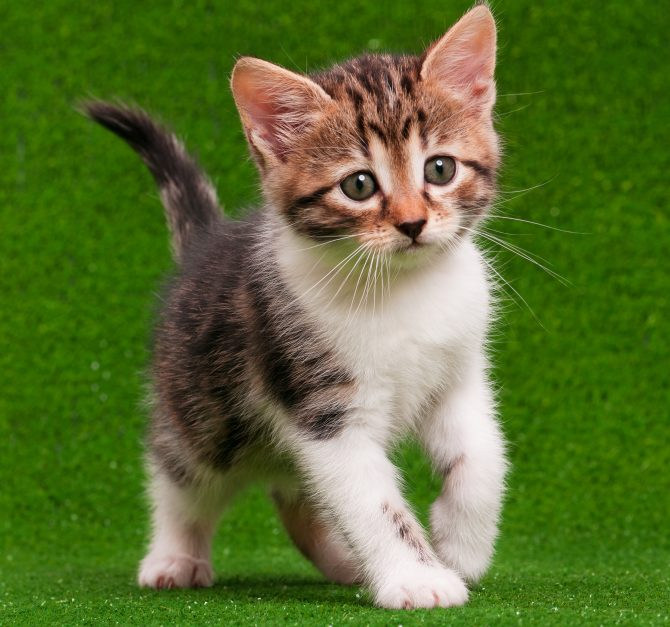
#> input picture Week 9/kitten01.jpg, 670 x 627 px, found by its file name
$ jupyter execute --allow-errors Week09_TugasPraktikum_NareshPratista.ipynb
#> lines starting #> are read from the running program, lines starting #| are printed output that depends on the picture; after the words box and inside, x2 and y2 are one past the last pixel; in counts of white or black regions, pixels touching at a corner belong together
# **PCVK WEEK 9 - Morfologi**
- Naresh Pratista
- 2141720057
- TI-3H

[cell 1]
# Import Google Cobal
from google.colab import drive
drive.mount('/content/drive')

[cell 2]
# Import beberapa library

import cv2
import numpy as np
from matplotlib import pyplot as plt
from google.colab.patches import cv2_imshow

### **Buatlah fungsi dilasi serta tampilkan hasil dilasi pada citra dengan Structuring Element Dilasi (SED) berbentuk cross 3 x 3 tanpa menggunakan library morphology dari openCV**

[cell 3]
#Dilasi tanpa library

def dilasi_citra(F,w):
  p,q= F.shape

  imgD= np.zeros((p,q), dtype=np.uint8)


  SED= np.ones((w,w), dtype=np.uint8)
  constant1= (w-1)//2

  #Proses Dilasi
  for i in range(constant1, p-constant1):
    for j in range(constant1,q-constant1):

      temp= F[i-constant1:i+constant1+1, j-constant1:j+constant1+1]
      product= temp*SED
      imgD[i,j]= np.max(product)

  return imgD

img_d= cv2.imread('/content/drive/MyDrive/Week 9/platnomor.jpg',0)

# pemilihan nilai threshold() bergantung pada citra (pencahayaan, tingkat noise, dan dll)
ret, thresh = cv2.threshold(img_d, 125, 200, cv2.THRESH_BINARY)
w=3

#> (the rest of this cell did not finish here and is left out)

### **Buatlah program implementasi operasi dilasi Structuring Element Dilasi (SED) berbentuk cross 3 x 3 dengan menggunakan library morphology dari openCV**

[cell 4]
img = cv2.imread('/content/drive/MyDrive/Week 9/platnomor.jpg')
ret, thresh = cv2.threshold(img, 127, 225, cv2.THRESH_BINARY)
kernel = np.ones((3,3),np.uint16)

# iterations = 1 : memperluas atau memperbesar area objek dalam citra biner.
# jika nilianya diubah berarti di perbesar sesuai dengan nilai tersebut
#> (the rest of this cell did not finish here and is left out)

### **Buatlah fungsi erosi serta tampilkan hasil erosi pada citra dengan Structuring Element Erosi (SE) berbentuk square 5 x 5 tanpa menggunakan library morphology dari openCV**

[cell 5]
# Erosi Tanpa Library
def erosi_citra(F, k):
    # Size image
    m, n = F.shape

    # Generate structure element erosi (SE)
    SE = np.ones((k, k), dtype=np.uint8)
    constant = (k - 1) // 2
    imgE = np.zeros((m, n), dtype=np.uint8)

    # Proses Erosi
    for i in range(constant, m - constant):
        for j in range(constant, n - constant):
            temp = F[i - constant:i + constant + 1, j - constant:j + constant + 1]
            product = temp * SE
            # mencari nilai terkecil dari array product
            imgE[i, j] = np.min(product)

    return imgE

img_e = cv2.imread('/content/drive/MyDrive/Week 9/platnomor.jpg', 0)
ret1, thresh1 = cv2.threshold(img_e, 175, 225, cv2.THRESH_BINARY)
k = 5
#> (the rest of this cell did not finish here and is left out)

### **Buatlah program implementasi operasi dilasi Structuring Element Erosi (SE) berbentuk square 5 x 5 dengan menggunakan library morphology dari openCV**

[cell 6]
img = cv2.imread('/content/drive/MyDrive/Week 9/platnomor.jpg')

# Menggunakan kernel untuk erosi
kernel = np.ones((5, 5), np.uint8)
#> (the rest of this cell did not finish here and is left out)

### **Buatlah program implementasi operasi opening dengan Structuring Element berbentuk square 3 x 3 tanpa dan dengan menggunakan library morphology dari openCV**

[cell 7]
img = cv2.imread('/content/drive/MyDrive/Week 9/platnomor.jpg', 0)

# Lakukan thresholding
ret, thresh = cv2.threshold(img, 127, 255, cv2.THRESH_BINARY)  # Perubahan di sini

# Buat elemen kernel
kernel = np.ones((3, 3), np.uint8)

# Operasi Closing (penutupan)
#> (the rest of this cell did not finish here and is left out)

### **buatlah program implementasi operasi dilasi dengan Structuring Element berbentuk Cross 3 x 3 dan 5 x 5**

[cell 8]
# Dilasi Cross SED nilai w tidak otomatis menjadi SED (kernel)
def dilasi_citra(F, w, SED):
    p, q = F.shape
    imgD = np.zeros((p, q), dtype=np.uint8)
    constant1 = (w - 1) // 2

    for i in range(constant1, p - constant1):
        for j in range(constant1, q - constant1):
            temp = F[i - constant1:i + constant1 + 1, j - constant1:j + constant1 + 1]
            product = temp * SED
            imgD[i, j] = np.max(product)

    return imgD

# SED = Cross 3
SED_3 = np.array([[0, 1, 0], [1, 1, 1], [0, 1, 0]], dtype=np.uint8)

print('SED = Cross 3')

img_d = cv2.imread('/content/drive/MyDrive/Week 9/platnomor.jpg', 0)
ret, thresh = cv2.threshold(img_d, 127, 225, cv2.THRESH_BINARY)
w = 3
#> (the rest of this cell did not finish here and is left out)

### **Buatlah program implementasi operasi erosi dengan Structuring Element berbentuk Rectangle 3 x 5 dan 5 x 7**

#> (a cell that did not finish here is left out)

### **Buatlah program implementasi operasi erosi dengan Structuring Element berbentuk Line Vertikal 3 dan 5**

[cell 10]
# Erosi Line Vertikal SE
def erosi_citra(F, k):
    # Size image
    m, n = F.shape

    # Generate structure element erosi (SE)
    SE = cv2.getStructuringElement(cv2.MORPH_RECT, (1, k))  # SE line vertikal
    constant = (k - 1) // 2
    imgE = np.zeros((m, n), dtype=np.uint8)

    # Proses Erosi
    for i in range(constant, m - constant):
        for j in range(constant, n - constant):
            temp = F[i - constant:i + constant + 1, j - constant:j + constant + 1]
            product = temp * SE
            imgE[i, j] = np.min(product)

    return imgE

print('SE = Line Vertikal 3')
img_e = cv2.imread('/content/drive/MyDrive/Week 9/platnomor.jpg', 0)
ret1, thresh1 = cv2.threshold(img_e, 127, 225, cv2.THRESH_BINARY)
k = 3
#> (the rest of this cell did not finish here and is left out)

### **TopHat**

[cell 11]
# Getting the kernel to be used in Top-Hat filter
kernel_size = (3, 3)
kernel = cv2.getStructuringElement(cv2.MORPH_RECT, kernel_size)

# Reading the image named 'plat nomer.jpg'
img = cv2.imread('/content/drive/MyDrive/Week 9/kitten01.jpg')
#> img is the input picture: shape (627, 670, 3); mean B, G, R 49.8, 111.2, 90.9
img = cv2.cvtColor(img, cv2.COLOR_BGR2GRAY)
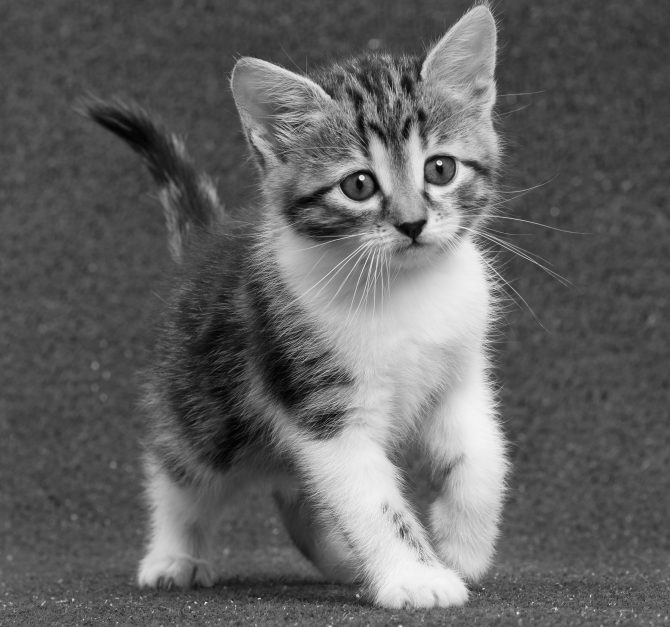
#> img: shape (627, 670); min 0, max 253, mean 98.1

# Applying the Top-Hat operation
tophat_img = cv2.morphologyEx(img, cv2.MORPH_TOPHAT, kernel)

# Plot the original image and the Top-Hat result
plt.subplot(131), plt.imshow(img, cmap='gray')
plt.title('Citra Awal'), plt.xticks([]), plt.yticks([])
plt.subplot(132), plt.imshow(tophat_img, cmap='gray')
plt.title('Citra Hasil TOP HAT'), plt.xticks([]), plt.yticks([])
plt.show()

### **Blackhat**

[cell 12]
# Mendefinisikan ukuran filter (kernel)
filterSize = (3, 3)
kernel = cv2.getStructuringElement(cv2.MORPH_RECT, filterSize)

# Membaca citra 'kitten01.jpg' dan mengubahnya ke citra grayscale
img = cv2.imread('/content/drive/MyDrive/Week 9/kitten01.jpg')
img = cv2.cvtColor(img, cv2.COLOR_BGR2GRAY)

# Mendefinisikan ukuran kernel baru
Kernel = cv2.getStructuringElement(cv2.MORPH_RECT, (13, 5)) # 5 baris dengan 13 kolom

# Melakukan operasi Black-Hat
blackhat = cv2.morphologyEx(img, cv2.MORPH_BLACKHAT, Kernel)

# Menampilkan citra-citra
plt.subplot(131), plt.imshow(img, cmap='gray')
plt.title('Citra Awal'), plt.xticks([]), plt.yticks([])

plt.subplot(132), plt.imshow(blackhat, cmap='gray')
plt.title('Citra Hasil Black Hat'), plt.xticks([]), plt.yticks([])

plt.show()

### **Skeleton**

[cell 13]
from skimage import filters
from skimage.morphology import skeletonize

[cell 14]
img = cv2.imread('/content/drive/MyDrive/Week 9/lily.jpg', 0)
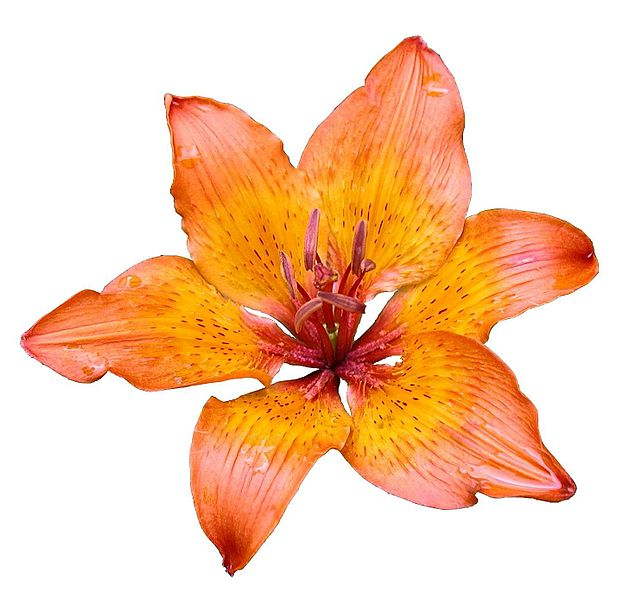
#> input picture Week 9/lily.jpg, 623 x 599 px, found by its file name
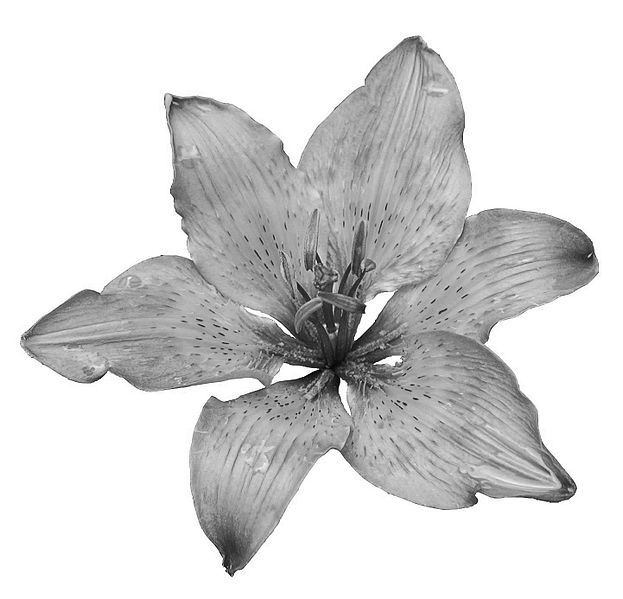
#> img: shape (599, 623); min 0, max 255, mean 214.2

# Konversi citra menjadi citra biner
binary = img > filters.threshold_triangle(img)
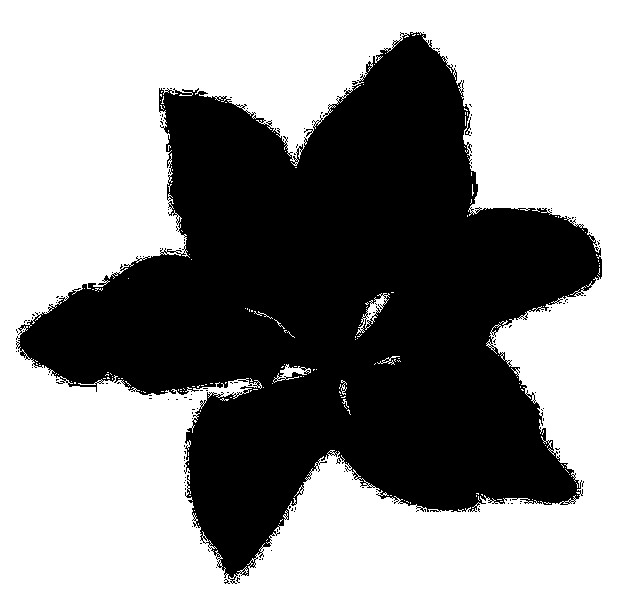
#> binary: shape (599, 623) bool; 57% white; 140 black regions (139 under 20 px), largest, box (x1, y1, x2, y2) and area: (16, 32, 602, 584) 160130
# filters.threshold_triangle(img) : 253
# binary = membangdingkan seluruh nilai pixel dengan nilai 253

# Konversi nilai True/False menjadi 1/0
binary_cp = binary.astype(int)

# Skeletonize citra biner
skeleton = skeletonize(binary_cp)
#> skeleton: shape (599, 623) bool; 4.1% white in thin lines or dots

# Tampilkan citra-citra
plt.figure(figsize=(20, 20))

plt.subplot(121), plt.imshow(img, cmap='gray')
plt.title('Original Image'), plt.xticks([]), plt.yticks([])

plt.subplot(122), plt.imshow(skeleton, cmap='gray')
plt.title('Skeleton Image'), plt.xticks([]), plt.yticks([])

plt.savefig("binary_and_bin_skeleton.png")
plt.show()

### **Skeleton Inverse**

[cell 15]
from skimage import io

[cell 16]
img = io.imread('/content/drive/MyDrive/Week 9/lily.jpg', as_gray=True)
#> img: shape (599, 623) float64; min 0.0108, max 1, mean 0.83

# Ubah citra menjadi citra biner menggunakan threshold Triangle
binary = img < filters.threshold_triangle(img)
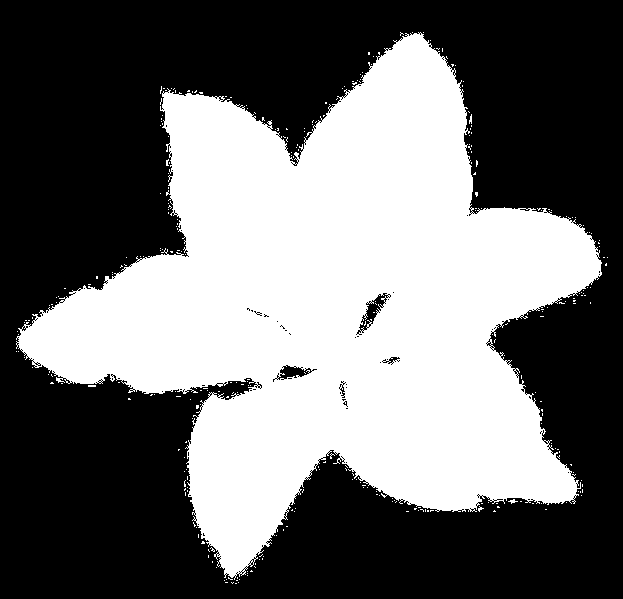
#> binary: shape (599, 623) bool; 42.7% white; 310 white regions (307 under 20 px), largest, box (x1, y1, x2, y2) and area: (16, 32, 602, 580) 158643, (508, 499, 518, 504) 22, (469, 114, 472, 124) 20

# Skeletonize image
skeleton = skeletonize(binary)
#> skeleton: shape (599, 623) bool; 4.5% white in thin lines or dots, all inside (x1, y1, x2, y2) = (16, 32, 608, 584)

# Tampilkan citra asli dan hasil skeletonization
fig, ax = plt.subplots(1, 2)
ax[0].imshow(img, cmap='gray')
ax[0].set_title('Citra Asli')
ax[0].set_axis_off()

# Perhatikan colormap yang dibalik (gray_r) untuk citra skeleton
ax[1].imshow(skeleton, cmap='gray_r')
ax[1].set_title('Skeleton (Terbalik)')
ax[1].set_axis_off()

plt.show()

### **Thickening**

[cell 17]
from skimage.color import rgb2gray
from skimage.morphology import thin
from skimage.util import img_as_float

[cell 18]
image = img_as_float(rgb2gray(io.imread('/content/drive/MyDrive/Week 9/lily.jpg')))
image_binary = image < 0.5
#> image_binary: shape (599, 623) bool; 8% white; 924 white regions (867 under 20 px), largest, box (x1, y1, x2, y2) and area: (201, 221, 426, 429) 13731, (427, 331, 577, 503) 2827, (199, 506, 261, 577) 2010
out_skeletonize = skeletonize(image_binary)
#> out_skeletonize: shape (599, 623) bool; 2.8% white in thin lines or dots, all inside (x1, y1, x2, y2) = (20, 36, 599, 575)
out_thin = thin(image_binary)
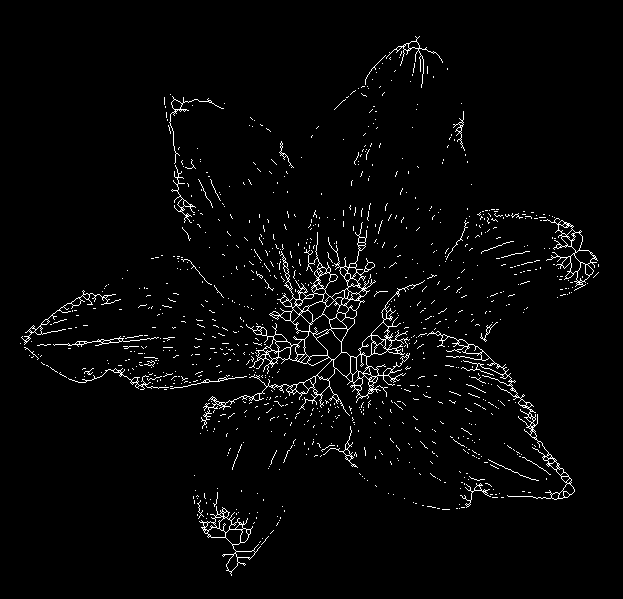
#> out_thin: shape (599, 623) bool; 2.8% white in thin lines or dots, all inside (x1, y1, x2, y2) = (20, 36, 599, 576)

f, (ax0, ax1) = plt.subplots(1, 2, figsize=(10, 3))
ax0.imshow(image, cmap='gray')
ax0.set_title('Input')
ax1.imshow(out_thin, cmap='gray')
ax1.set_title('Thin')
plt.savefig('/tmp/char_out.png')
plt.show()

## **Tugas Praktikum**

- Tugas Praktikum Morfologi melibatkan implementasi dataset KTP yang terdapat dalam
Modul 7.
-  Dalam tugas ini, kita akan menggunakan semua informasi yang disediakan dalam
modul Morfologi dan menerapkan sejumlah nilai tambahan dalam kode sumber.
- Tujuannya adalah agar citra KTP dapat terbaca dengan baik ketika teknik morfologi diterapkan pada citra
tersebut.

[cell 19]
import cv2 as cv
import numpy as np
from matplotlib import pyplot as plt
from google.colab.patches import cv2_imshow
from skimage import morphology

[cell 20]
path = '/content/drive/MyDrive/Week 7/KTP_More/ktp3.png'

[cell 21]
img = cv2.imread(path,)
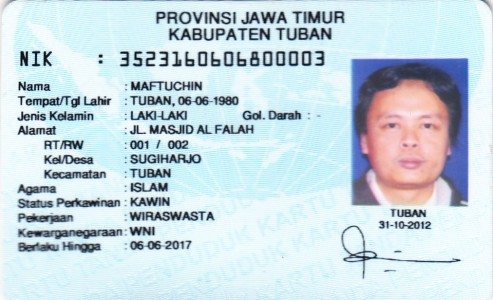
#> input picture Week 7/KTP_More/ktp3.png, 493 x 300 px, found by its file name
#> img is the input picture: shape (300, 493, 3); mean B, G, R 223.9, 215.9, 199.3
img_ktp = cv2.cvtColor(img,cv2.COLOR_BGR2RGB)
#> `ret1, thresh1 = cv2.threshold(img_e, 127, 225, cv2.THRESH_BINARY)`: thresh1: shape (300, 493); values 0 (black) and 225 (white), 87.7% white; 209 black regions (65 under 20 px), largest, box (x1, y1, x2, y2) and area: (353, 59, 468, 206) 7565, (27, 230, 116, 239) 419, (19, 214, 73, 224) 256
plt.imshow(img_ktp, cmap="gray")
plt.title('Citra Awal'), plt.xticks([]), plt.yticks([])
plt.show()

[cell 22]
#Erosi Cross SE
def erosi_citra(F,p,l):

#> called with p = 3, l = 1
  m,n= F.shape
#> m = 300; n = 493

  SE = cv2.getStructuringElement(cv2.MORPH_RECT,(p,l))
  constant1= (l-1)//2
  constant2= (p-1)//2
  imgE= np.zeros((m,n), dtype=np.uint8)

  for i in range(constant1, m-constant1):
    for j in range(constant2,n-constant2):
      temp= F[i-constant1:i+constant1+1, j-constant2:j+constant2+1]
      product= temp*SE
      imgE[i,j]= np.min(product)
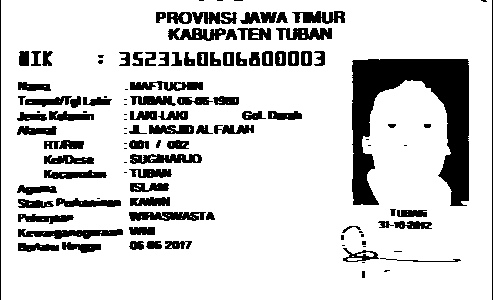
#> imgE: shape (300, 493); values 0 (black) and 225 (white), 82.9% white; 119 black regions (33 under 20 px), largest, box (x1, y1, x2, y2) and area: (352, 59, 469, 206) 8120, (18, 229, 123, 239) 653, (167, 12, 237, 24) 591
  return imgE

print('SE = Rectangle 1x3')
img_e= cv2.imread('/content/drive/MyDrive/Week 7/KTP_More/ktp3.png',0)
ret1, thresh1 = cv2.threshold(img_e, 127, 225, cv2.THRESH_BINARY)
p=3
l=1
imgE = erosi_citra(thresh1,p,l)

plt.figure(figsize=(20,16)),plt.subplot(131),plt.imshow(img_e,cmap = 'gray')
plt.title('Citra Awal'), plt.xticks([]), plt.yticks([])
plt.figure(figsize=(20,16)),plt.subplot(132),plt.imshow(imgE,cmap = 'gray')
plt.title('Citra Hasil Erosi'), plt.xticks([]), plt.yticks([])
plt.show()

[cell 23]
filterSize =(3, 6)
kernel = cv2.getStructuringElement(cv2.MORPH_RECT, filterSize)

img = cv2.imread('/content/drive/MyDrive/Week 7/KTP_More/ktp3.png')
input_image = cv2.cvtColor(img, cv2.COLOR_BGR2GRAY)

plt.figure(figsize=(20,16)),plt.subplot(132),plt.imshow(input_image,cmap = 'gray')
plt.title('Citra Awal'), plt.xticks([]), plt.yticks([])
plt.show()

[cell 24]
filterSize =(3, 6)
kernel = cv2.getStructuringElement(cv2.MORPH_RECT, filterSize)

img2 = cv2.imread('/content/drive/MyDrive/Week 7/KTP_More/ktp3.png')
input_image2 = cv2.cvtColor(img2, cv2.COLOR_BGR2GRAY)

tophat_img = cv2.morphologyEx(img,cv2.MORPH_BLACKHAT, kernel)
#> tophat_img: shape (300, 493, 3)

plt.figure(figsize=(20,16)),plt.subplot(132),plt.imshow(tophat_img,cmap = 'gray')
plt.title('Citra Setelah Top Hat'), plt.xticks([]), plt.yticks([])
plt.show()

[cell 25]
filterSize =(3, 6)
kernel = cv2.getStructuringElement(cv2.MORPH_RECT, filterSize)

Kernel = cv2.getStructuringElement(cv2.MORPH_RECT, (13, 5))
blackhat_img = cv2.morphologyEx(input_image2, cv2.MORPH_BLACKHAT, Kernel)
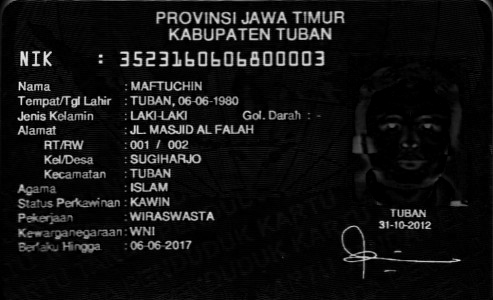
#> blackhat_img: shape (300, 493); min 0, max 234, mean 17.9

plt.figure(figsize=(20,16)),plt.subplot(132),plt.imshow(blackhat_img,cmap = 'gray')
plt.title('Citra Setelah Black Hat'), plt.xticks([]), plt.yticks([])
plt.show()

[cell 26]
img = cv2.imread('/content/drive/MyDrive/Week 7/KTP_More/ktp3.png')
gray = cv2.cvtColor(img, cv2.COLOR_BGR2GRAY)

[cell 27]
ret, thresh = cv2.threshold(gray, 0, 255, cv2.THRESH_BINARY + cv2.THRESH_OTSU)
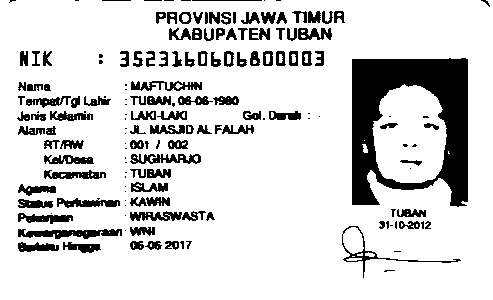
#> thresh: shape (300, 493); 83.9% white; 163 black regions (50 under 20 px), largest, box (x1, y1, x2, y2) and area: (352, 58, 468, 207) 9453, (18, 229, 122, 239) 646, (130, 154, 201, 164) 424
#> ret = 165
kernel = np.ones((1,1),np.uint8)
dilasi = cv2.dilate(thresh,kernel,iterations = 1)

plt.figure(figsize=(20,16)),plt.subplot(121),plt.imshow(gray,cmap = 'gray'),plt.title('Citra Awal')
plt.xticks([]), plt.yticks([])
plt.subplot(122),plt.imshow(dilasi,cmap = 'gray'),plt.title('Citra Setelah Dilasi')
plt.xticks([]), plt.yticks([])
plt.show()
